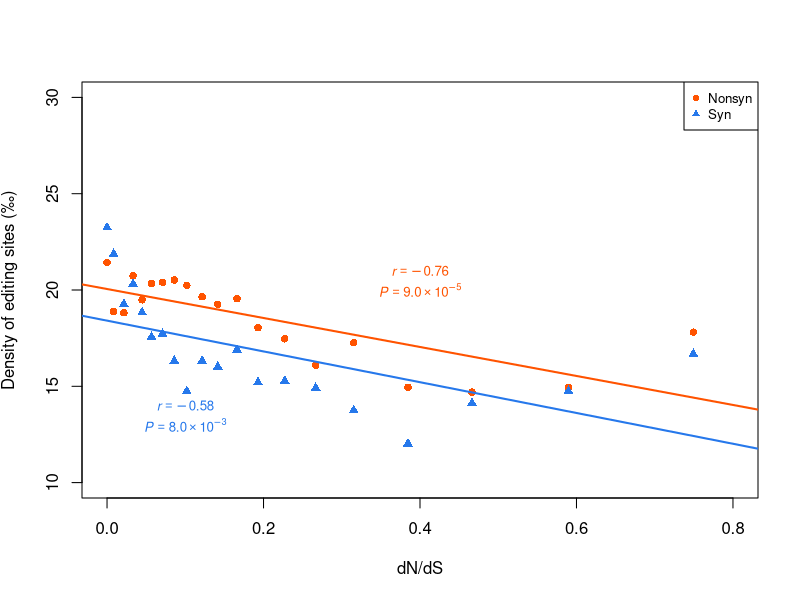

Write the R code that produced this figure.
nsc <- c("#FF5300", "#2678EB")
cor_meth<-"p"
mpc <- c(16,17)

pdf("pdf/dnds_vs_fnfs.red.pdf", 7, 7, encoding="MacRoman")
x<-read.table("dnds_vs_fnfs/red.txt", header = T)
plot(x$dnds,x$fn, type = "p", pch=mpc[1], col=nsc[1],
     xlab = "dN/dS",
     xlim = c(0, 0.8),
     ylim = c(10,30),
     ylab = expression(paste("Density of editing sites ", "(\u2030)"))
)
points(x$dnds,x$fs, type = "p", pch=mpc[2], col=nsc[2])

cor.test(x$dnds,x$fn, method = cor_meth, alternative = "t")
cor.test(x$dnds,x$fs, method = cor_meth, alternative = "t")
abline(lm(x$fn~x$dnds), col=nsc[1], lwd=2, lty=1)
abline(lm(x$fs~x$dnds), col=nsc[2], lwd=2, lty=1)

text(0.4, 21, expression(italic(r) == -0.76), col = nsc[1], cex = 0.8)
text(0.4, 20, expression(italic(P) == "9.0" %*% 10^-5), col = nsc[1], cex = 0.8)
text(0.1, 14, expression(italic(r) == -0.58), col = nsc[2], cex = 0.8)
text(0.1, 13, expression(italic(P) == "8.0" %*% 10^-3), col = nsc[2], cex = 0.8)

legend("topright",
       c("Nonsyn", "Syn"),
       pch = mpc,
       cex = 0.8,
       col = nsc
)
dev.off()
